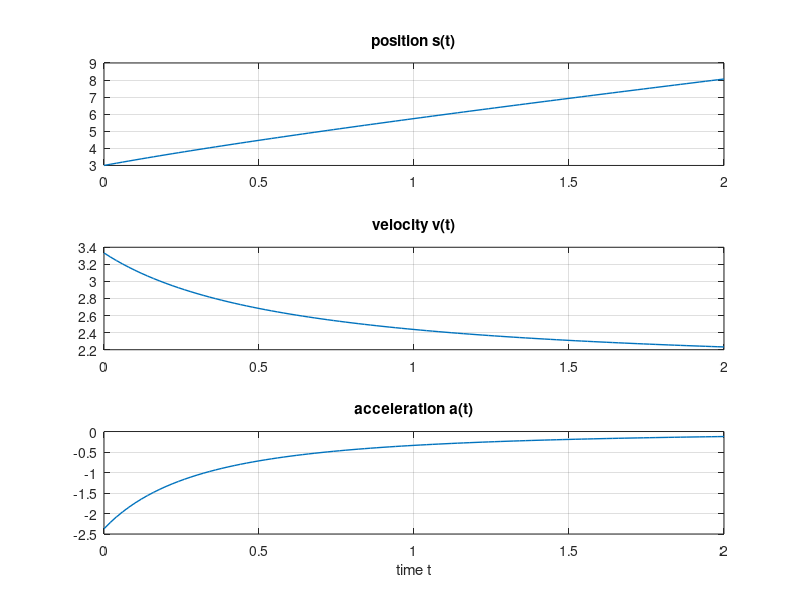

Source code (MATLAB):
clear
close all
# GIVEN
x = 3
y = 4
v = 2


z = sqrt(x ^ 2 + y ^ 2)
%position
s = @(t) sqrt((z + 2 * t) .^ 2 - y .^ 2)
%velocity
v = @(t) (2 .* (2 .* t + z)) ./ sqrt((2 .* t + z) .^2 - y .^2)
%acceleration
a = @(t) -(4 .* y .^ 2) ./ ((2 .* t + z) .^ 2 - y .^ 2) .^ (3 ./ 2)
%values at time t0
t0=2
s(t0)
v(t0)
a(t0)


%graphs when t=0...T
T=2
t=0:T/100:T;


subplot(311)
plot(t,s(t),'linewidth',1)
grid
xlim([0,T])
title('position s(t)')
subplot(312)
plot(t,v(t),'linewidth',1)
grid
xlim([0,T])
title('velocity v(t)')
subplot(313)
plot(t,a(t),'linewidth',1)
grid
xlim([0,T])
title('acceleration a(t)')
xlabel('time t')

